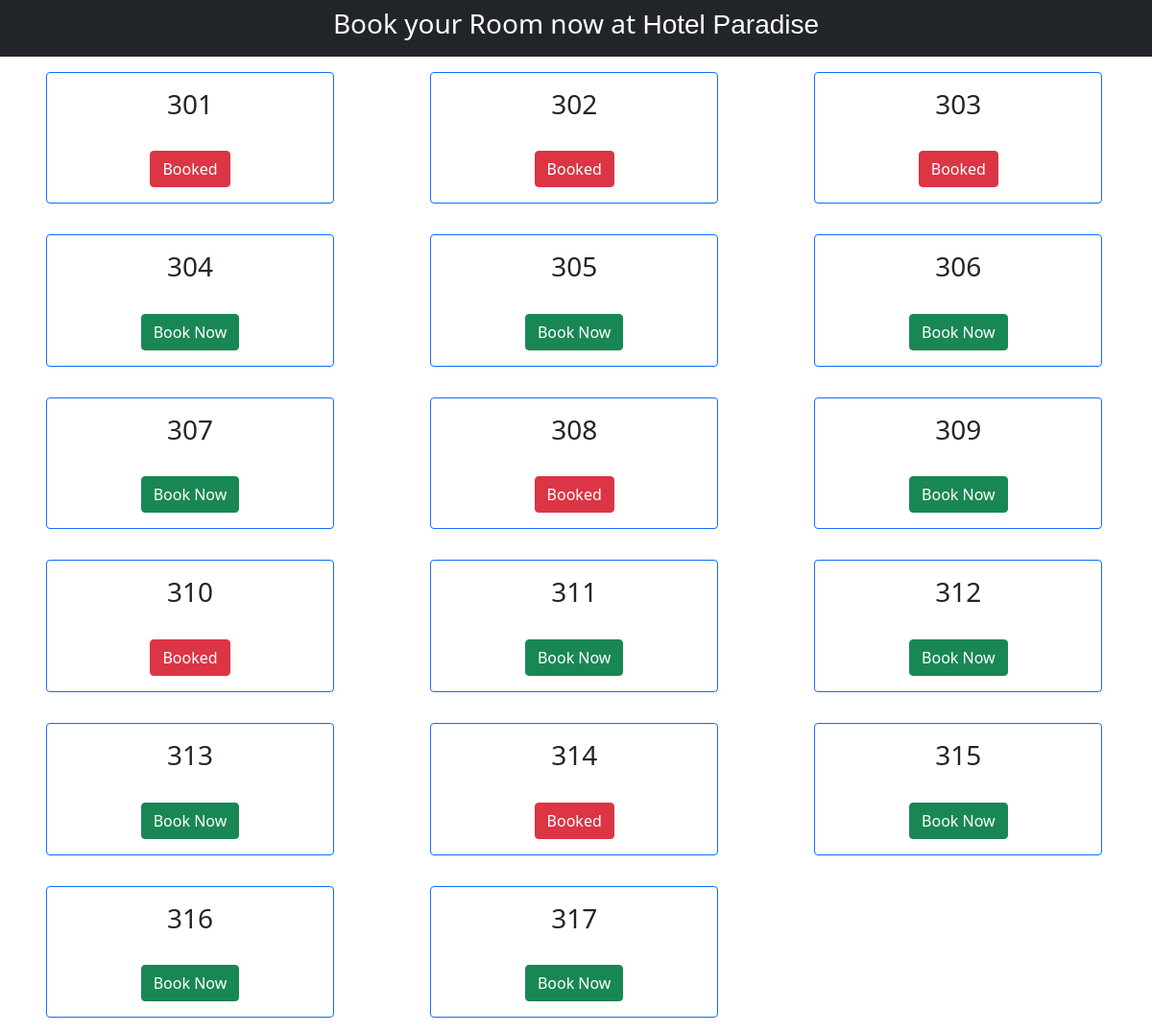
The page / on the database its author committed.
### main/models.py (models this page shows, shortened)
class Room(models.Model):
    room_no = models.IntegerField()
    is_booked = models.BooleanField()

### main/views.py (the view)
# urls.py: 2. Add a URL to urlpatterns:  path('', views.home, name='home')
def home(request):
    rooms = Room.objects.all()
    return render(request, 'home.html', {'rooms': rooms})

### templates/home.html (shortened to what this page needs)
{% extends 'base.html' %}
{% block body %}
<nav class="navbar navbar-dark bg-dark text-white justify-content-center">
    <h3>Book your Room now at <span style=" font-family: Comic Sans MS, cursive, sans-serif;">Hotel Paradise</span></h3>
</nav>
    {% for room in rooms %}
        <div class="card w-25 text-center mx-5 my-3 py-3 border-primary" style="display: inline-block;">
            <h3>{{room.room_no}}</h3><br>
        {% if room.is_booked %}
            <button class="btn btn-danger">Booked</button>
        {% else %}
            <button class="btn btn-success">
                <a href="{% url 'room_booking' room.room_no %}" style="text-decoration: none; color: white;">Book Now</a>
            </button>
        {% endif %}
        </div>
    {% endfor %}
{% endblock %}

### templates/base.html (shortened to what this page needs)
<!doctype html>
<html lang="en">
  <head>
    <link href="https://cdn.jsdelivr.net/npm/bootstrap@5.1.3/dist/css/bootstrap.min.css" rel="stylesheet">
  </head>
  <body>
    {% block body %}
    {% endblock %}
  </body>
</html>

### rows shown on the page
Room: room_no "301", is_booked "Booked"
Room: room_no "302", is_booked "Booked"
Room: room_no "303", is_booked "Booked"
Room: room_no "304", is_booked "Book Now"
Room: room_no "305", is_booked "Book Now"
Room: room_no "306", is_booked "Book Now"
Room: room_no "307", is_booked "Book Now"
Room: room_no "308", is_booked "Booked"
Room: room_no "309", is_booked "Book Now"
Room: room_no "310", is_booked "Booked"
Room: room_no "311", is_booked "Book Now"
Room: room_no "312", is_booked "Book Now"
Room: room_no "313", is_booked "Book Now"
Room: room_no "314", is_booked "Booked"
Room: room_no "315", is_booked "Book Now"
Room: room_no "316", is_booked "Book Now"
Room: room_no "317", is_booked "Book Now"
